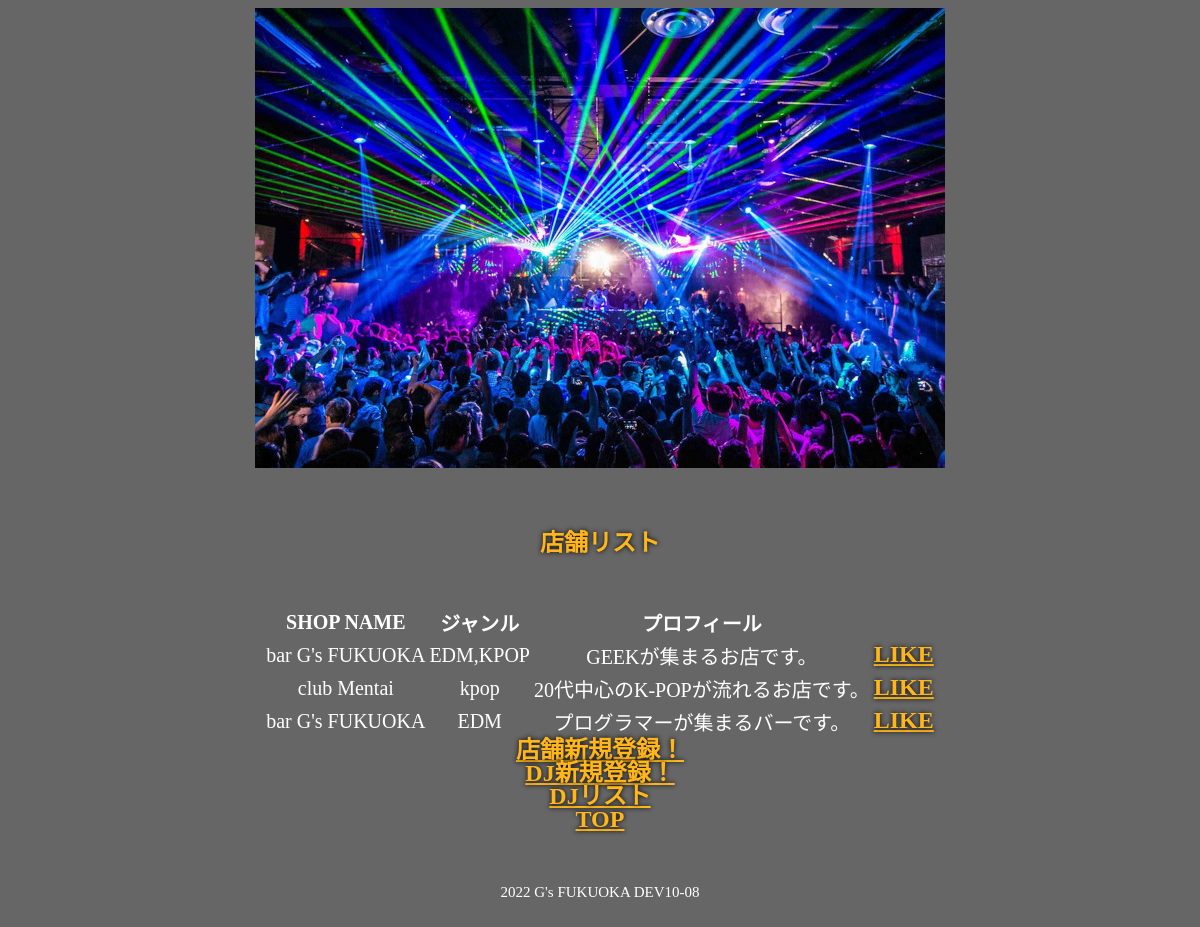
The page /public/shop_list.php on the database its author committed.
### tables this page shows
CREATE TABLE `shop_table` (
  `id` int(12) NOT NULL,
  `shopname` varchar(128) NOT NULL,
  `email` text NOT NULL,
  `genre` text NOT NULL,
  `profile` text NOT NULL,
  `password` varchar(128) NOT NULL
);

### dbconnect.php (called while the page is built, shortened)
<?php
function connect() {
    $host = DB_HOST;
    $db   = DB_NAME;
    $user = DB_USER;
    $pass = DB_PASS;
    $dsn  = "mysql:host=$host; dbname=$db; charset=utf8mb4";
    try {
        $pdo = new PDO($dsn, $user, $pass, [
            PDO::ATTR_ERRMODE => PDO::ERRMODE_EXCEPTION,
            PDO::ATTR_DEFAULT_FETCH_MODE => PDO::FETCH_ASSOC
        ]);
        return $pdo;
    } catch (PDOExeption $e) {
        echo "接続失敗です！". $e -> getMessage();
        exit();
    }
}

### classes/UserLogic.php (called while the page is built, shortened)
<?php
require_once '../dbconnect.php';
class UserLogic {
    public static function userList2() {
        $sql = 'SELECT * FROM shop_table';
        try {
            $stmt = connect() -> prepare($sql);
            $stmt->execute();
            $result = $stmt -> fetchAll(PDO::FETCH_ASSOC);
            return $result;
        } catch (PDOException $e) {
            echo json_encode(["sql error" => "{$e->getMessage()}"]);
            exit();
        };
    }
}

### public/shop_list.php (the view, shortened to what this page needs)
<?php
require_once '../classes/UserLogic.php';
$result = UserLogic::userList2();
$user_id = $_SESSION['user_id'];
$output = "";
foreach ($result as $record) {
    $output .= "
    <tr>
    <td>{$record["shopname"]}</td>
    <td>{$record["genre"]}</td>
    <td>{$record["profile"]}</td>
    <td><a href='like_create2.php?shop_id={$record["id"]}&user_id={$user_id}'>LIKE</a></td>
    </tr>
    ";
}
?>
<!DOCTYPE html>
<html lang="ja">
<head>
    <link rel="stylesheet" href="./css/style.css">
</head>
<body>
    <img src="./images/sotsusei.jpeg" alt="クラブ">
    <h2>店舗リスト</h2>
    <table>
        <thead>
            <tr>
                <th>SHOP NAME</th>
                <th>ジャンル</th>
                <th>プロフィール</th>
            </tr>
        </thead>
        <tbody>
            <?= $output ?>
        </tbody>
    </table>
    <a href="shop_signup_form.php">店舗新規登録！</a><br>
    <a href="signup_form.php">DJ新規登録！</a><br>
    <a class="link" href="user_list.php">DJリスト</a><br>
    <a href="top.php">TOP</a>
    <footer>
        <p><small>2022 G's FUKUOKA DEV10-08</small></p>
    </footer>
</body>
</html>

### public/css/style.css (style rules this page uses)
body { text-align: center; background-color: rgba(0,0,0,0.6); }
h2 { font-size: 24px; line-height: 0.95em; font-weight: bold; color: #ffb61a;; text-shadow: 0 0 0.2em rgba(0, 0, 0, 1); margin-bottom: 50px; margin-top: 60px; }
p { color: #fff; font-size: 20px; }
table { color: #fff; font-size: 20px; justify-content: center; text-align: center; margin: 0 auto; }
a { font-size: 24px; line-height: 0.95em; font-weight: bold; color: #ffb61a; text-shadow: 0 0 0.2em rgba(0, 0, 0, 1); margin-bottom: 50px; }
footer { text-align: center; }
footer p { color: #fff; padding: 32px 0; font-size: 18px; }

### rows shown on the page
shop_table: shopname "bar G's FUKUOKA", genre "EDM,KPOP", profile "GEEKが集まるお店です。"
shop_table: shopname "club Mentai", genre "kpop", profile "20代中心のK-POPが流れるお店です。"
shop_table: shopname "bar G's FUKUOKA", genre "EDM", profile "プログラマーが集まるバーです。"
